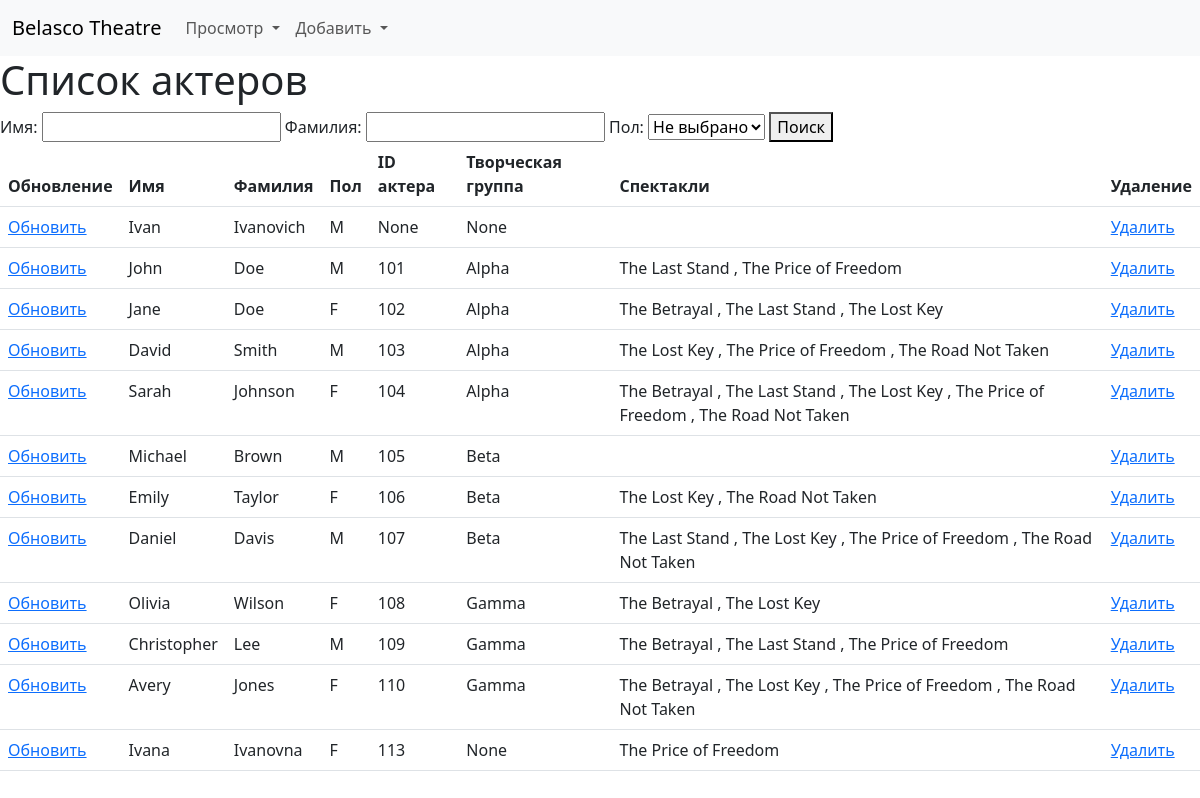
The page /actors/ on the database as committed earlier.
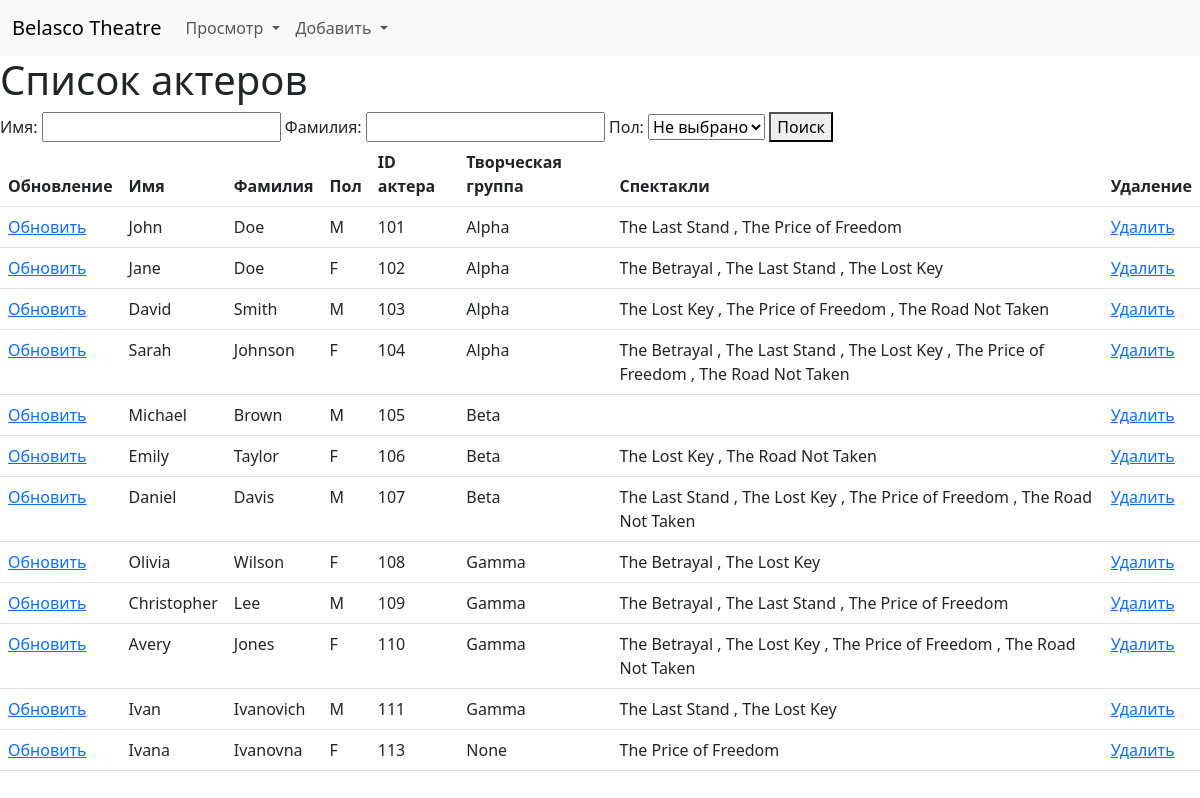
The same page on the database as committed later.
### core/models.py (models this page shows, shortened)
class Actor(models.Model):
    GENDER_CHOICES = (
        ('M', 'Мужской'),
        ('F', 'Женский'),
    )
    first_name = models.CharField('Имя', max_length=255)
    second_name = models.CharField('Фамилия', max_length=255)
    gender = models.CharField(
        'Пол',
        max_length=255,
        choices=GENDER_CHOICES,
        default=GENDER_CHOICES[0]
    )
    actorid = models.OneToOneField(
        ActorId,
        on_delete=models.CASCADE,
        null=True,
        blank=True
    )
    creativeteam = models.ForeignKey(
        CreativeTeam,
        on_delete=models.CASCADE,
        null=True,
        blank=True,
        related_name='actors'
    )
    plays = models.ManyToManyField(Play, blank=True, related_name='actors')
    class Meta:
        verbose_name = 'Актер'
        verbose_name_plural = 'Актеры'
        ordering = ('actorid',)

class ActorId(models.Model):
    number = models.CharField(
        'Номер', max_length=255, unique=True, primary_key=True
    )
    photo = models.CharField('Фото', max_length=255, null=True)
    def __str__(self):
        return f'{self.number}'
    class Meta:
        verbose_name = 'ID-карта'
        verbose_name_plural = 'ID-карты'
        ordering = ('number',)

class CreativeTeam(models.Model):
    name = models.CharField('Название группы', max_length=255)
    def __str__(self):
        return f'{self.name}'
    class Meta:
        verbose_name = 'Творческая группа'
        verbose_name_plural = 'Творческие группы'
        ordering = ('name',)

class Play(models.Model):
    title = models.CharField('Название', max_length=255)
    premiere_date = models.DateField('Дата премьеры')
    class Meta:
        verbose_name = 'Спектакль'
        verbose_name_plural = 'Спектакли'
        ordering = ('title',)

### core/views.py (the view)
# urls.py: path('actors/', views.ActorList.as_view(), name='actors'),
class ActorList(ListView):
    model = models.Actor
    template_name = 'core/actors.html'
    context_object_name = 'actors'
    def get_queryset(self):
        first_name = self.request.GET.get('first_name')
        second_name = self.request.GET.get('second_name')
        gender = self.request.GET.get('gender')
        qs = models.Actor.objects.all()
        query = Q()
        if first_name:
            query &= Q(first_name__icontains=first_name)
        if second_name:
            query &= Q(second_name__icontains=second_name)
        if gender:
            query &= Q(gender=gender)
        return qs.filter(query)
    def get_context_data(self, **kwargs):
        context = super().get_context_data(**kwargs)
        context['form'] = forms.ActorSearch(self.request.GET or None)
        return context

### core/forms.py
class ActorSearch(forms.Form):
    first_name = forms.CharField(
        label='Имя',
        required=False,
        max_length=255,
        validators=[
            ONLY_LETTERS_VALIDATOR,
        ],
    )
    second_name = forms.CharField(
        label='Фамилия',
        required=False,
        max_length=255,
        validators=[
            ONLY_LETTERS_VALIDATOR,
        ],
    )
    gender = forms.ChoiceField(
        label='Пол',
        required=False,
        choices=GENDER_CHOICES,
    )

### core/templates/core/actors.html (shortened to what this page needs)
{% extends 'core/base.html' %}
{% block content %}
    <h1>Список актеров</h1>
    <form method="get">
        {{ form }}
        <button type="submit">Поиск</button>
    </form>
    <table class="table table-hover">
        <thead>
            <tr>
                <th scope="col">Обновление</th>
                <th scope="col">Имя</th>
                <th scope="col">Фамилия</th>
                <th scope="col">Пол</th>
                <th scope="col">ID актера</th>
                <th scope="col">Творческая группа</th>
                <th scope="col">Спектакли</th>
                <th scope="col">Удаление</th>
            </tr>
        </thead>
        <tbody>
            {% for actor in actors %}
                <tr>
                    <td>
                        <a href="{% url 'core:actor_update' actor.pk %}">
                            Обновить
                        </a>
                    </td>
                    <td>{{ actor.first_name }}</td>
                    <td>{{ actor.second_name }}</td>
                    <td>{{ actor.gender }}</td>
                    <td>{{ actor.actorid }}</td>
                    <td>{{ actor.creativeteam }}</td>
                    <td>
                        {% for play in actor.plays.all %}
                            {{ play.title }}
                            {% if not forloop.last %}, {% endif %}
                        {% endfor %}
                    </td>
                <td>
                    <a href="{% url 'core:actor_delete' actor.pk %}">
                        Удалить
                    </a>
                </td>
                </tr>
            {% endfor %}
        </tbody>
    </table>
{% endblock %}

Rows that differ between the two databases and show on the page:
changed Actor "Ivan": actorid "None" → "111"; creativeteam "None" → "Gamma"; gains Play (title "The Last Stand"); gains Play (title "The Lost Key"); moves down the list
